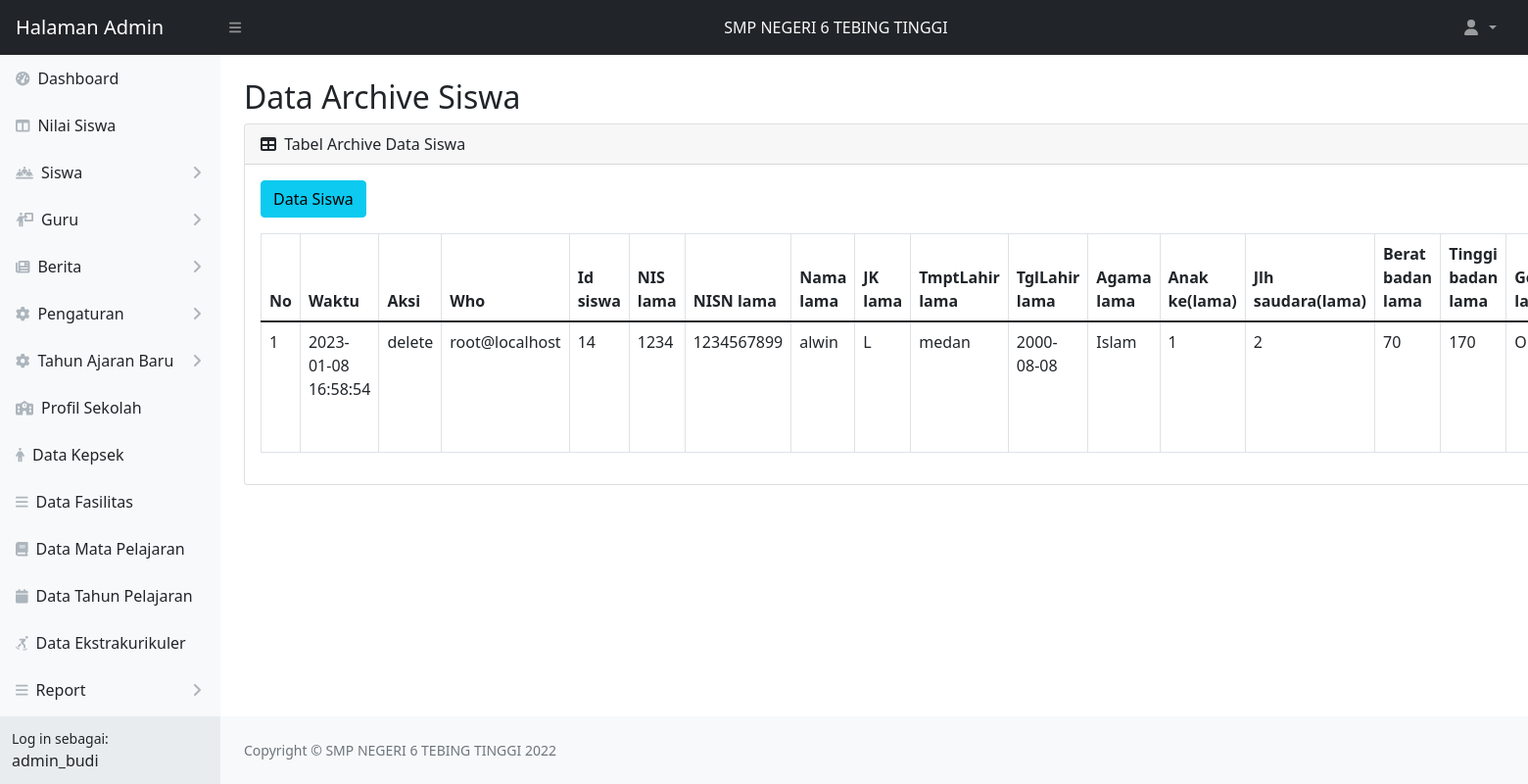
Screenshot of /web_app/admin/restore-siswa.php (signed in) with the database file from the repository.
### tables this page shows
CREATE TABLE `akun_admin` (
  `admin_id` int(11) NOT NULL,
  `username` varchar(15) NOT NULL,
  `nama_lengkap` varchar(50) NOT NULL,
  `password` varchar(60) NOT NULL
);

CREATE TABLE `log_siswa` (
  `id_log` int(11) NOT NULL,
  `waktu` timestamp NOT NULL DEFAULT current_timestamp() ON UPDATE current_timestamp(),
  `aksi` enum('insert','update','delete') NOT NULL,
  `who` varchar(50) NOT NULL,
  `id_siswa` int(11) NOT NULL,
  `old_nis` char(5) NOT NULL,
  `new_nis` char(5) NOT NULL,
  `old_nisn` char(10) NOT NULL,
  `new_nisn` char(10) NOT NULL,
  `old_nama_lengkap` varchar(50) NOT NULL,
  `new_nama_lengkap` varchar(50) NOT NULL,
  `old_jk` enum('L','P') NOT NULL,
  `new_jk` enum('L','P') NOT NULL,
  `old_tempat_lahir` varchar(50) NOT NULL,
  `new_tempat_lahir` varchar(50) NOT NULL,
  `old_tanggal_lahir` date NOT NULL,
  `new_tanggal_lahir` date NOT NULL,
  `old_agama` enum('Islam','Katolik','Protestan','Buddha','Konghucu','Hindu') NOT NULL,
  `new_agama` enum('Islam','Katolik','Protestan','Buddha','Konghucu','Hindu') NOT NULL,
  `old_anak_ke` int(11) NOT NULL,
  `new_anak_ke` int(11) NOT NULL,
  `old_jlh_saudara` int(11) NOT NULL,
  `new_jlh_saudara` int(11) NOT NULL,
  `old_berat_badan` int(11) NOT NULL,
  `new_berat_badan` int(11) NOT NULL,
  `old_tinggi_badan` int(11) NOT NULL,
  `new_tinggi_badan` int(11) NOT NULL,
  `old_gol_darah` enum('O','A','B','AB') NOT NULL,
  `new_gol_darah` enum('O','A','B','AB') NOT NULL,
  `old_no_hp` char(15) NOT NULL,
  `new_no_hp` char(15) NOT NULL,
  `old_alamat` text NOT NULL,
  `new_alamat` text NOT NULL,
  `old_status` enum('Aktif','Lulus','Pindah') NOT NULL,
  `new_status` enum('Aktif','Lulus','Pindah') NOT NULL,
  `old_foto` varchar(15) DEFAULT NULL,
  `new_foto` varchar(15) DEFAULT NULL
);

### web_app/admin/restore-siswa.php (the view, shortened to what this page needs)
<?php
    include 'koneksi.php';
    $admin = "SELECT username, nama_lengkap FROM akun_admin WHERE admin_id = '".$_SESSION['admin_id']."'";
    $data_admin = mysqli_query($koneksi, $admin);
    $get = mysqli_fetch_object($data_admin);
?>
<!DOCTYPE html>
<html lang="en">
    <head>
        <link href="https://cdn.jsdelivr.net/npm/simple-datatables@latest/dist/style.css" rel="stylesheet" />
        <link href="css/styles.css" rel="stylesheet" />
    </head>
    <body class="sb-nav-fixed">
        <?php
            include 'topnavbar.php';
            include 'sidebar.php';
        ?>
    <div id="layoutSidenav">
        <div id="layoutSidenav_content">
            <main>
                <div class="container-fluid px-4">
                    <h2 class="mt-4">Data Archive Siswa</h2>
                    <div class="card mb-4">
                        <div class="card-header">
                            <i class="fas fa-table me-1"></i>
                            Tabel Archive Data Siswa
                        </div>
                        <div class="card-body">
                            <a class="btn btn-info mb-3" href="tabel-siswa.php">Data Siswa</a>
                            <table id="example" class="dataTable-table">
                                <thead>
                                    <tr>
                                        <th width="50px">No</th>
                                        <th>Waktu</th>
                                        <th>Aksi</th>
                                        <th>Who</th>
                                        <th>Id siswa</th>
                                        <th>NIS lama</th>
                                        <th>NISN lama</th>
                                        <th>Nama lama</th>
                                        <th>JK lama</th>
                                        <th>TmptLahir lama</th>
                                        <th>TglLahir lama</th>
                                        <th>Agama lama</th>
                                        <th>Anak ke(lama)</th>
                                        <th>Jlh saudara(lama)</th>
                                        <th>Berat badan lama</th>
                                        <th>Tinggi badan lama</th>
                                        <th>Goldar lama</th>
                                    </tr>
                                </thead>
                                <tbody>
                                <?php
                                    $no = 1;
                                    $log = "SELECT * FROM log_siswa WHERE aksi='delete'";
                                    $query=mysqli_query($koneksi, $log);
                                    if(mysqli_num_rows($query)>0){
                                    while($data = mysqli_fetch_array($query)){
                                ?>
                                    <tr>
                                    <td><?php echo $no++?></td>
                                        <td><?php echo $data['waktu']?></td>
                                        <td><?php echo $data['aksi']?></td>
                                        <td><?php echo $data['who']?></td>
                                        <td><?php
                                            $idsiswa = $data['id_siswa'];
                                            echo $idsiswa;
                                            ?>
                                        </td>
                                        <td><?php
                                             $nis = $data['old_nis'];
                                             echo $nis;
                                            ?>
                                        </td>
                                        <td><?php
                                            $nisn = $data['old_nisn'];
                                            echo $nisn;
                                        ?></td>
                                        <td><?php
                                            $nama = $data['old_nama_lengkap'];
                                            echo $nama;
                                        ?></td>
                                        <td><?php
                                            $jk = $data['old_jk'];
                                            echo $jk;
                                        ?></td>
                                        <td><?php
                                            $tl = $data['old_tempat_lahir'];
                                            echo $tl;
                                        ?></td>
                                        <td><?php
                                            $ttl = $data['old_tanggal_lahir'];
                                            echo $ttl;
                                        ?></td>
                                        <td><?php
                                         $agama = $data['old_agama'];
                                         echo $agama;
                                        ?></td>
                                        <td><?php
                                        $anakke = $data['old_anak_ke'];
                                        echo $anakke;
                                        ?></td>
                                        <td><?php
                                            $jlhs = $data['old_jlh_saudara'];
                                            echo $jlhs;
                                        ?></td>
                                        <td><?php
                                        $bb = $data['old_berat_badan'];
                                        echo $bb;
                                        ?></td>
                                        <td><?php
                                         $tb = $data['old_tinggi_badan'];
                                        echo $tb;
                                        ?></td>
                                        <td><?php
                                         $goldar = $data['old_gol_darah'];
                                        echo $goldar;
                                        ?></td>
                                    </tr>
                                <?php }} ?>
                                </tbody>
                            </table>
                        </div>
                    </div>
                </div>
            </main>
            <?php
                include 'footer.php';
            ?>
        </div>
    </div>
</body>
</html>

### web_app/admin/sidebar.php (shortened to what this page needs)
<div id="layoutSidenav">
            <div id="layoutSidenav_nav">
                <nav class="sb-sidenav accordion sb-sidenav-light" id="sidenavAccordion">
                    <div class="sb-sidenav-menu">
                        <div class="nav">
                            <a class="nav-link" href="index.php">
                                <div class="sb-nav-link-icon"><i class="fas fa-tachometer-alt"></i></div>
                                Dashboard
                            </a>
                            <a class="nav-link" href="tabel-nilai.php">
                                <div class="sb-nav-link-icon"><i class="fas fa-columns"></i></div>
                                Nilai Siswa
                            </a>
                                    <a class="nav-link collapsed" href="#" data-bs-toggle="collapse" data-bs-target="#pagesCollapseSiswa" aria-expanded="false" aria-controls="pagesCollapseAuth">
                                        <div class="sb-nav-link-icon"><i class="fas fa-people-line"></i></div>
                                        Siswa
                                        <div class="sb-sidenav-collapse-arrow"><i class="fas fa-angle-down"></i></div>
                                    </a>
                                    <a class="nav-link collapsed" href="#" data-bs-toggle="collapse" data-bs-target="#pagesCollapseGuru" aria-expanded="false" aria-controls="pagesCollapseAuth">
                                        <div class="sb-nav-link-icon"><i class="fas fa-person-chalkboard"></i></div>
                                        Guru
                                        <div class="sb-sidenav-collapse-arrow"><i class="fas fa-angle-down"></i></div>
                                    </a>
                                    <a class="nav-link collapsed" href="#" data-bs-toggle="collapse" data-bs-target="#pagesCollapseBerita" aria-expanded="false" aria-controls="pagesCollapseAuth">
                                        <div class="sb-nav-link-icon"><i class="fas fa-newspaper"></i></div>
                                        Berita
                                        <div class="sb-sidenav-collapse-arrow"><i class="fas fa-angle-down"></i></div>
                                    </a>
                                    <a class="nav-link collapsed" href="#" data-bs-toggle="collapse" data-bs-target="#pagesCollapsePengaturan" aria-expanded="false" aria-controls="pagesCollapseAuth">
                                        <div class="sb-nav-link-icon"><i class="fas fa-gear"></i></div>
                                        Pengaturan
                                        <div class="sb-sidenav-collapse-arrow"><i class="fas fa-angle-down"></i></div>
                                    </a>
                                    <a class="nav-link collapsed" href="#" data-bs-toggle="collapse" data-bs-target="#pagesCollapseTA" aria-expanded="false" aria-controls="pagesCollapseAuth">
                                        <div class="sb-nav-link-icon"><i class="fas fa-gear"></i></div>
                                        Tahun Ajaran Baru
                                        <div class="sb-sidenav-collapse-arrow"><i class="fas fa-angle-down"></i></div>
                                    </a>
                                    <a class="nav-link" href="profil-sekolah.php">
                                        <div class="sb-nav-link-icon"><i class="fas fa-school"></i></div>
                                        Profil Sekolah
                                    </a>
                                    <a class="nav-link" href="tabel-kepsek.php">
                                        <div class="sb-nav-link-icon"><i class="fas fa-person"></i></div>
                                        Data Kepsek
                                    </a>
                                    <a class="nav-link" href="tabel-fasilitas.php">
                                        <div class="sb-nav-link-icon"><i class="fas fa-bars"></i></div>
                                        Data Fasilitas
                                    </a>
                                    <a class="nav-link" href="tabel-matapelajaran.php">
                                        <div class="sb-nav-link-icon"><i class="fas fa-book"></i></div>
                                        Data Mata Pelajaran
                                    </a>
                                    <a class="nav-link" href="tabel-tahunpelajaran.php">
                                        <div class="sb-nav-link-icon"><i class="fas fa-calendar"></i></div>
                                        Data Tahun Pelajaran
                                    </a>
                                    <a class="nav-link" href="tabel-ekstrakurikuler.php">
                                        <div class="sb-nav-link-icon"><i class="fas fa-person-skating"></i></div>
                                        Data Ekstrakurikuler
                                    </a>
                                    <a class="nav-link collapsed" href="#" data-bs-toggle="collapse" data-bs-target="#pagesCollapseReport" aria-expanded="false" aria-controls="pagesCollapseAuth">
                                        <div class="sb-nav-link-icon"><i class="fas fa-bars"></i></div>
                                        Report
                                        <div class="sb-sidenav-collapse-arrow"><i class="fas fa-angle-down"></i></div>
                                    </a>
                                    <a class="nav-link collapsed" href="#" data-bs-toggle="collapse" data-bs-target="#pagesCollapseTrash" aria-expanded="false" aria-controls="pagesCollapseAuth">
                                    </a>
                        </div>
                    </div>
                    <div class="sb-sidenav-footer">
                        <div class="small">Log in sebagai:</div>
                        <?php echo $get->username ?>
                    </div>
                </nav>
            </div>

### rows the page displays
akun_admin: username "admin_budi"
log_siswa: waktu "2023-01-08 16:58:54", aksi "delete", who "root@localhost", id_siswa "14", old_nis "1234", old_nisn "1234567899", old_nama_lengkap "alwin", old_jk "L", old_tempat_lahir "medan", old_tanggal_lahir "2000-08-08", old_agama "Islam", old_anak_ke "1", old_jlh_saudara "2", old_berat_badan "70", old_tinggi_badan "170", old_gol_darah "O"
